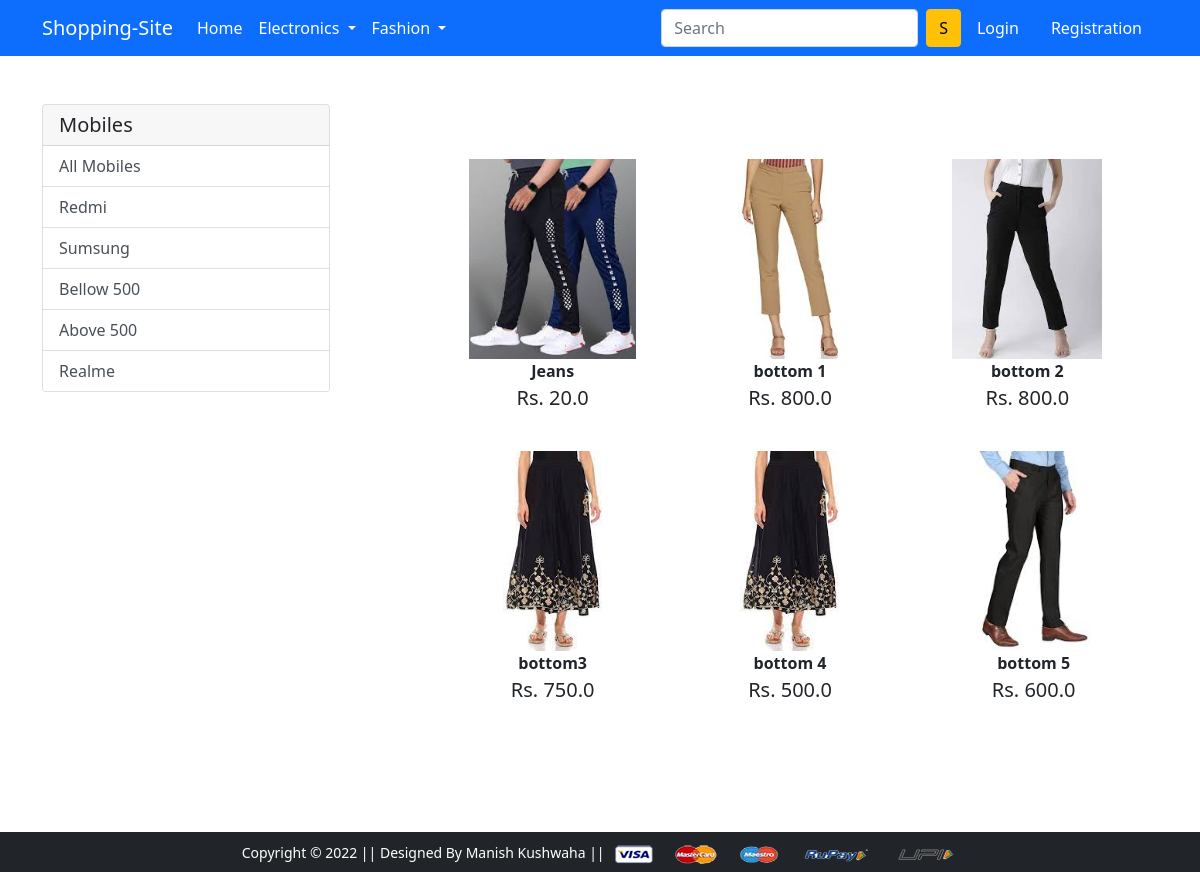
The app's page /bottomwear/ with its own data.
### app/models.py (models this page shows, shortened)
class Product(models.Model):
    title = models.CharField(max_length=100)
    selling_price = models.FloatField()
    discounted_price = models.FloatField()
    discription = models.TextField()
    brand = models.CharField(max_length=100)
    category = models.CharField(choices=CATEGORY_CHOICES,max_length=2)
    product_image = models.ImageField(upload_to = 'productimage')

### app/views.py (the view)
# urls.py: path('bottomwear/', views.bottomwear, name='bottomwear'),
def bottomwear(request,data=None):
    if data == None:
        bottomwear = Product.objects.filter(category='BW')
    elif data == 'acer' or data == 'hp':
        bottomwear = Product.objects.filter(category='BW').filter(brand=data)
    elif data == 'below':
        bottomwear = Product.objects.filter(category='BW').filter(discounted_price__lt=500)
    elif data == 'above':
        bottomwear = Product.objects.filter(category='BW').filter(discounted_price__gt=500)
    return render(request, 'app/bottomwear.html',{
        'bottomwear' : bottomwear,
    })

### app/templates/app/bottomwear.html (shortened to what this page needs)
{% extends 'app/base.html' %}
{% load static %}
{% block main-content %}
<div class="container my-5">
 <div class="row">
  <div class="col-sm-3">
    <div class="card" style="width: 18rem;">
        <div class="card-header h5">
          Mobiles
        </div>
        <ul class="list-group list-group-flush">
          <a href="{% url 'bottomwear' %}" class="list-group-item list-group-item-action" aria-current="true">All Mobiles</a>
          <a href="{% url 'bottomwear_data' 'acer' %}" class="list-group-item list-group-item-action" aria-current="true">Redmi</a>
          <a href="{% url 'bottomwear_data' 'samsung' %}" class="list-group-item list-group-item-action" aria-current="true">Sumsung</a>
          <a href="{% url 'bottomwear_data' 'below' %}" class="list-group-item list-group-item-action" aria-current="true">Bellow 500</a>
          <a href="{% url 'bottomwear_data' 'above' %}" class="list-group-item list-group-item-action" aria-current="true">Above 500</a>
          <a href="#" class="list-group-item list-group-item-action" aria-current="true">Realme</a>
        </ul>
      </div>
  </div>
  <div class="col-sm-8 offset-sm-1">
    <div class="container my-5">
        <div class="row">
            {% for product in bottomwear %}
            <div class="col-sm-4 text-center mb-4">
                <a href="{% url 'product-detail' product.id %}" class="btn">
                    <div class="item">
                        <img src="{{product.product_image.url}}" alt="" height="200px"><br>
                        <span class="fw-bold">{{product.title}}</span>
                        <br>
                        <span class="fs-5">Rs. {{product.discounted_price}}</span>
                    </div>
                </a>
            </div>
            {% endfor %}
        </div>
    </div>
  </div>
 </div>
</div>
{% endblock main-content %}

### app/templates/app/base.html (shortened to what this page needs)
<!doctype html>
{% load static %}
<html lang="en">
  <head>
    <link href="https://cdn.jsdelivr.net/npm/bootstrap@5.0.0-beta1/dist/css/bootstrap.min.css" rel="stylesheet">
    <link rel="stylesheet" href="{% static 'app/css/owl.carousel.min.css' %}">
    <link rel="stylesheet" href="{% static 'app/css/all.min.css' %}">
    <link rel="stylesheet" href="{% static 'app/css/style.css' %}">
  </head>
  <body>
    <nav class="navbar navbar-expand-lg navbar-dark bg-primary">
     <div class="container">
       <a class="navbar-brand" href="/">Shopping-Site</a>
       <div class="collapse navbar-collapse" id="navbarSupportedContent">
         <ul class="navbar-nav me-auto mb-2 mb-lg-0">
           <li class="nav-item">
             <a class="nav-link active" aria-current="page" href="/">Home</a>
           </li>
           <li class="nav-item dropdown">
             <a class="nav-link dropdown-toggle text-white" href="#" id="electronicsDropdown" role="button" data-bs-toggle="dropdown" aria-expanded="false">
               Electronics
             </a>
           </li>
           <li class="nav-item dropdown">
             <a class="nav-link dropdown-toggle text-white" href="#" id="fashionDropdown" role="button" data-bs-toggle="dropdown" aria-expanded="false">
               Fashion
             </a>
           </li>
         </ul>
         <form class="d-flex">
           <input class="form-control me-2" type="search" placeholder="Search" aria-label="Search">
           <button class="btn btn-warning" type="submit">S</button>
         </form>
         <div>
          <ul class="navbar-nav me-auto mb-2 mb-lg-0">
          {% if request.user.is_authenticated %}
           <li class="nav-item dropdown mx-2">
              <a class="nav-link dropdown-toggle text-white" href="#" id="profileDropdown" role="button" data-bs-toggle="dropdown" aria-expanded="false">
                {{request.user.username|capfirst}}
              </a>
              <ul class="dropdown-menu" aria-labelledby="profileDropdown">
                <li><a class="dropdown-item" href="{% url 'profile' %}">Profile</a></li>
                <li><a class="dropdown-item" href="{% url 'orders' %}">Orders</a></li>
                <li><a class="dropdown-item" href="{% url 'changepassword' %}">Change Password</a></li>
                <li><a class="dropdown-item" href="{% url 'logout' %}">Logout</a></li>
              </ul>
            </li>
            <li class="nav-item mx-2">
             <a href="{% url 'show_cart' %}" class="nav-link text-white"><span class="badge bg-danger">4</span> Cart </a>
            </li>
          {% else %}
            <li class="nav-item mx-2">
             <a href="{% url 'login' %}" class="nav-link text-white">Login</a>
            </li>
            <li class="nav-item mx-2">
             <a href="{% url 'customerregistration' %}" class="nav-link text-white">Registration</a>
            </li>
          {% endif %}
          </ul>
         </div>
       </div>
     </div>
    </nav>
    {% block main-content %} {% endblock main-content %}
    <footer class="container-fluid bg-dark text-center p-2 mt-5">
        <small class="text-white">Copyright &copy; 2022 || Designed By Manish Kushwaha || </small>
        <img src="{% static 'app/images/payment.png' %}" alt="" srcset="" class="img-fluid" height="2px">
    </footer>
  </body>
</html>

### records on screen
Product: product_image (picture), title "Jeans", discounted_price "20.0"
Product: product_image (picture), title "bottom 1", discounted_price "800.0"
Product: product_image (picture), title "bottom 2", discounted_price "800.0"
Product: product_image (picture), title "bottom3", discounted_price "750.0"
Product: product_image (picture), title "bottom 4", discounted_price "500.0"
Product: product_image (picture), title "bottom 5", discounted_price "600.0"
